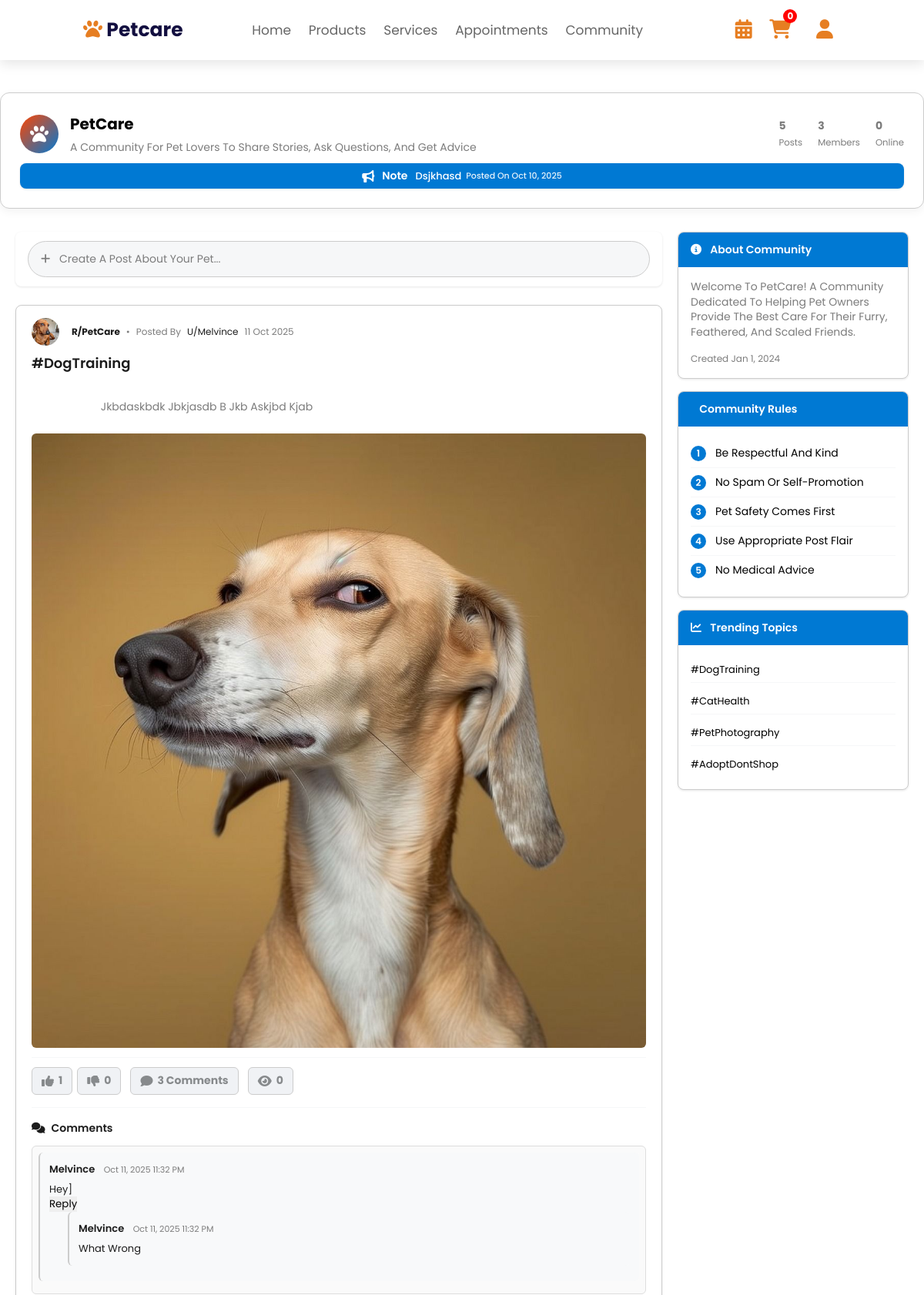
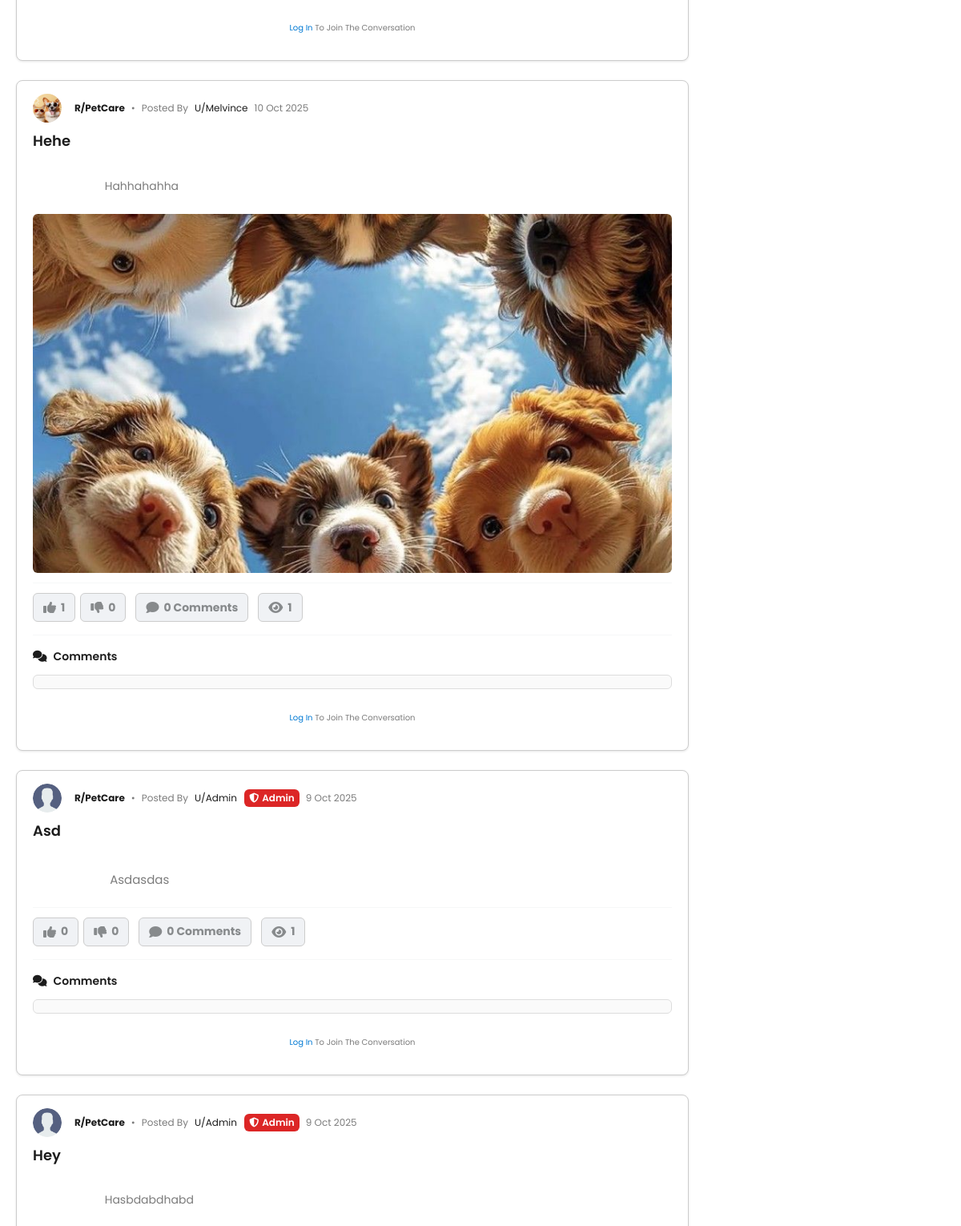
The page /community.php (upper part) on the database its author committed (2 pictures, top to bottom).
### tables this page shows
CREATE TABLE `community_posts` (
  `id` int(11) NOT NULL,
  `user_id` varchar(36) NOT NULL,
  `title` varchar(255) NOT NULL,
  `content` text NOT NULL,
  `image` varchar(255) DEFAULT NULL,
  `score` int(11) DEFAULT 0,
  `views` int(11) DEFAULT 0,
  `created_at` datetime DEFAULT current_timestamp(),
  `status` enum('active','deleted') NOT NULL DEFAULT 'active',
  `is_announcement` tinyint(1) NOT NULL DEFAULT 0,
  `is_admin_post` tinyint(1) NOT NULL DEFAULT 0,
  `poster_type` enum('user','admin') NOT NULL DEFAULT 'user'
);

CREATE TABLE `community_comments` (
  `id` int(11) NOT NULL,
  `post_id` int(11) NOT NULL,
  `user_id` varchar(36) NOT NULL,
  `comment` text NOT NULL,
  `created_at` datetime DEFAULT current_timestamp(),
  `parent_id` int(11) DEFAULT NULL
);

### components/auth.php (called while the page is built, shortened)
<?php
$user_id = '';
?>

### community.php (the view, shortened to what this page needs)
<?php
require_once 'components/auth.php';
try {
    $conn->query("SELECT is_announcement FROM community_posts LIMIT 1");
} catch (PDOException $e) {
    $conn->exec("ALTER TABLE community_posts ADD COLUMN is_announcement TINYINT(1) NOT NULL DEFAULT 0");
}
$stmt = $conn->prepare("
    SELECT title, content, created_at
    FROM community_posts
    WHERE is_announcement = 1
    ORDER BY created_at DESC
    LIMIT 1
");
$stmt->execute();
$announcement = $stmt->fetch(PDO::FETCH_ASSOC) ?: null;
$stmt = $conn->query("
    SELECT
        p.*,
        COALESCE(u.name, 'Unknown') AS name,
        CASE
            WHEN u.profile_pic IS NULL OR u.profile_pic = '' THEN 'uploads/user.png'
            ELSE u.profile_pic
        END AS profile_pic,
        CASE
            WHEN p.is_admin_post = 1 OR p.user_id = 'admin' THEN 'admin'
            ELSE 'user'
        END AS poster_type,
        (SELECT COUNT(*) FROM community_comments c WHERE c.post_id = p.id) AS comment_count,
        (SELECT COUNT(*) FROM community_votes v WHERE v.post_id = p.id AND v.upvote = 1) AS upvote_count,
        (SELECT COUNT(*) FROM community_votes v WHERE v.post_id = p.id AND v.downvote = 1) AS downvote_count
    FROM community_posts p
    LEFT JOIN users u ON p.user_id = u.id
    WHERE p.status = 'active' AND p.is_announcement = 0
    ORDER BY p.created_at DESC
");
$posts = $stmt->fetchAll(PDO::FETCH_ASSOC);
foreach ($posts as &$post) {
    $comments_stmt = $conn->prepare("
        SELECT c.*, COALESCE(u.name, 'Admin') AS name
        FROM community_comments c
        LEFT JOIN users u ON c.user_id = u.id
        WHERE c.post_id = ?
        ORDER BY c.created_at ASC
    ");
    $comments_stmt->execute([$post['id']]);
    $all_comments = $comments_stmt->fetchAll(PDO::FETCH_ASSOC);
}
$total_members_stmt = $conn->prepare("
    SELECT COUNT(*)
    FROM users
    WHERE is_verified = 1
      AND status != 'banned'
      AND role = 'user'
");
$total_members_stmt->execute();
$total_members = (int)$total_members_stmt->fetchColumn();
$online_stmt = $conn->prepare("
    SELECT id
    FROM users
    WHERE last_activity >= (NOW() - INTERVAL 5 MINUTE)
      AND is_verified = 1
      AND status != 'banned'
      AND role = 'user'
");
$online_stmt->execute();
$online_ids = $online_stmt->fetchAll(PDO::FETCH_COLUMN);
$online_count = count($online_ids);
?>
<!DOCTYPE html>
<html lang="en">
<head>
<link rel="stylesheet" href="assets/css/header.css">
<link rel="stylesheet" href="assets/css/community.css">
<link rel="stylesheet" href="https://cdnjs.cloudflare.com/ajax/libs/font-awesome/6.5.1/css/all.min.css">
</head>
<body>
<?php include 'components/user_header.php'?>
    <div class="community-header">
        <div class="community-title">
            <div class="community-icon">
                <i class="fas fa-paw"></i>
            </div>
            <div>
                <h2>PetCare</h2>
                <div style="font-size: 14px; color: var(--text-secondary); margin-top: 4px;">
                    A community for pet lovers to share stories, ask questions, and get advice
                </div>
            </div>
            <div class="community-stats">
                <div><strong><?= count($posts) ?></strong><br><small>Posts</small></div>
                <div><strong><?= $total_members ?></strong><br><small>Members</small></div>
                <div><strong><?= $online_count ?></strong><br><small>Online</small></div>
            </div>
        </div>
        <?php if ($announcement): ?>
        <div class="announcement-banner">
            <i class="fas fa-bullhorn"></i>
            <div class="announcement-text">
                <strong><?= htmlspecialchars($announcement['title']); ?></strong>
                <p><?= nl2br(htmlspecialchars($announcement['content'])); ?></p>
                <small>Posted on <?= date("M d, Y", strtotime($announcement['created_at'])); ?></small>
            </div>
        </div>
        <?php endif; ?>
    </div>
    <div class="main-container">
       <div class="content-area">
            <div class="create-post-container">
                <button class="btn-create" onclick="openModal()">
                    <i class="fas fa-plus" style="margin-right: 8px;"></i>
                    Create a post about your pet...
                </button>
            </div>
            <?php foreach($posts as $index => $post): ?>
            <div class="post-card" data-post-id="<?= $post['id'] ?>">
                <div class="post-content">
                    <div class="post-header">
                       <div class="post-author-pic-wrapper" style="position: relative; display: inline-block;">
                            <?php
                                $profileImage = !empty($post['profile_pic']) && file_exists($post['profile_pic'])
                                    ? $post['profile_pic']
                                    : 'uploads/user.png';
                            ?>
                            <img src="<?= htmlspecialchars($profileImage) ?>"
                                alt="Profile Picture"
                                class="post-author-pic"
                                style="cursor:pointer;"
                                data-user-id="<?= $post['user_id'] ?>">
                        </div>
                        <span class="post-community">r/PetCare</span>
                        <span>•</span>
                        <span>Posted by</span>
                        <span class="post-author" style="cursor:pointer;" data-user-id="<?= $post['user_id'] ?>">
                            <?php if ($post['poster_type'] === 'admin'): ?>
                                u/Admin
                                <span class="admin-badge"><i class="fas fa-shield-alt"></i> Admin</span>
                            <?php else: ?>
                                u/<?= htmlspecialchars($post['name'] ?: 'Unknown') ?>
                            <?php endif; ?>
                        </span>
                        <span><?= date("j M Y", strtotime($post['created_at'])) ?></span>
                    </div>
                    <div class="post-title" onclick='openPostModal(<?= htmlspecialchars(json_encode([
                        "title" => $post['title'],
                        "name" => $post['name'],
                        "created_at" => date("M d, Y h:i A", strtotime($post['created_at'])),
                        "content" => $post['content'],
                        "image" => $post['image'],
                        "score" => $post['score'],
                        "comment_count" => $post['comment_count'],
                        "views" => $post['views']
                    ]), ENT_QUOTES) ?>)'>
                        <?= htmlspecialchars($post['title']) ?>
                    </div>
                    <div class="post-snippet">
                        <?php
                        $snippet = htmlspecialchars($post['content']);
                        echo strlen($snippet) > 200 ? substr($snippet, 0, 200) . "..." : $snippet;
                        ?>
                    </div>
                    <?php if (!empty($post['image']) && file_exists($post['image'])): ?>
                    <img src="<?= htmlspecialchars($post['image']) ?>"
                        class="post-image"
                        onclick='openPostModal(<?= htmlspecialchars(json_encode([
                            "title" => $post['title'],
                            "name" => $post['name'],
                            "created_at" => date("M d, Y h:i A", strtotime($post['created_at'])),
                            "content" => $post['content'],
                            "image" => $post['image'],
                            "score" => $post['score'],
                            "comment_count" => $post['comment_count'],
                            "views" => $post['views']
                        ]), ENT_QUOTES) ?>)'>
                    <?php endif; ?>
                    <div class="post-actions">
                        <div class="vote-buttons">
                            <button class="vote-btn upvote-btn <?= $user_vote === 'upvote' ? 'voted' : '' ?>"
                                    data-id="<?= $post['id'] ?>" data-vote-type="upvote">
                                <i class="fas fa-thumbs-up"></i>
                                <span class="upvote-count"><?= (int)$post['upvote_count'] ?></span>
                            </button>
                            <button class="vote-btn downvote-btn <?= $user_vote === 'downvote' ? 'voted' : '' ?>"
                                    data-id="<?= $post['id'] ?>" data-vote-type="downvote">
                                <i class="fas fa-thumbs-down"></i>
                                <span class="downvote-count"><?= (int)$post['downvote_count'] ?></span>
                            </button>
                        </div>
                        <button class="action-btn comment-btn" data-post-id="<?= $post['id'] ?>">
                            <i class="fas fa-comment"></i>
                            <?= (int)$post['comment_count'] ?> Comments
                        </button>
                        <button class="action-btn view-btn" data-post-id="<?= $post['id'] ?>">
                            <i class="fas fa-eye"></i> <span class="view-count"><?= (int)$post['views'] ?></span>
                        </button>
                    </div>
                    <div class="comments-section" id="comments-<?= $post['id'] ?>">
                        <h4><i class="fas fa-comments" style="margin-right: 8px;"></i>Comments</h4>
                        <div class="comments-list scrollable-comments">
                            <?php foreach($post['comments'] as $comment): ?>
                                <div class="comment" id="comment-<?= $comment['id'] ?>">
                                    <strong><?= htmlspecialchars($comment['name']) ?></strong>
                                    <small><?= date("M d, Y h:i A", strtotime($comment['created_at'])) ?></small>
                                    <p><?= nl2br(htmlspecialchars($comment['comment'])) ?></p>
                                    <div class="comment-actions">
                                        <button class="reply-btn" data-id="<?= $comment['id'] ?>" data-post="<?= $post['id'] ?>">Reply</button>
                                    </div>
                                    <?php if(!empty($comment['replies'])): ?>
                                        <div class="replies" style="margin-left: 24px;">
                                            <?php foreach($comment['replies'] as $reply): ?>
                                                <div class="comment reply" id="comment-<?= $reply['id'] ?>">
                                                    <strong><?= htmlspecialchars($reply['name']) ?></strong>
                                                    <small><?= date("M d, Y h:i A", strtotime($reply['created_at'])) ?></small>
                                                    <p><?= nl2br(htmlspecialchars($reply['comment'])) ?></p>
                                                </div>
                                            <?php endforeach; ?>
                                        </div>
                                    <?php endif; ?>
                                </div>
                            <?php endforeach; ?>
                        </div>
                        <?php if($user_id): ?>
                            <div class="replying-to" id="replying-to-<?= $post['id'] ?>" style="display:none; margin-bottom:8px; font-size:14px; color:var(--text-secondary);">
                                Replying to: <span class="reply-name"></span>
                                <button type="button" class="cancel-reply-btn" style="margin-left:8px;">Cancel</button>
                            </div>
                            <textarea class="new-comment" data-post="<?= $post['id'] ?>" rows="2" placeholder="What are your thoughts?"></textarea>
                            <button class="add-comment-btn" data-post="<?= $post['id'] ?>">Comment</button>
                        <?php else: ?>
                            <p style="text-align:center;padding:16px;color:var(--text-secondary);">
                                <a href="signin.php" style="color:var(--reddit-blue);">Log in</a> to join the conversation
                            </p>
                        <?php endif; ?>
                    </div>
                </div>
            </div>
            <?php endforeach; ?>
        </div>
        <div class="sidebar">
            <div class="sidebar-card">
                <div class="sidebar-header">
                    <i class="fas fa-info-circle" style="margin-right: 8px;"></i>
                    About Community
                </div>
                <div class="sidebar-content">
                    <p style="font-size: 14px; line-height: 1.4; color: var(--text-secondary); margin-bottom: 16px;">
                        Welcome to PetCare! A community dedicated to helping pet owners provide the best care for their furry, feathered, and scaled friends.
                    </p>
                    <div style="display: flex; justify-content: space-between; font-size: 12px; color: var(--text-secondary);">
                        <span>Created Jan 1, 2024</span>
                    </div>
                </div>
            </div>
            <div class="sidebar-card">
                <div class="sidebar-header">
                    Community Rules
                </div>
                <div class="sidebar-content">
                    <ol class="community-rules">
                        <li>Be respectful and kind</li>
                        <li>No spam or self-promotion</li>
                        <li>Pet safety comes first</li>
                        <li>Use appropriate post flair</li>
                        <li>No medical advice</li>
                    </ol>
                </div>
            </div>
                <div class="sidebar-card">
                    <div class="sidebar-header">
                        <i class="fas fa-chart-line" style="margin-right: 8px;"></i>
                        Trending Topics
                    </div>
                    <div class="sidebar-content">
                        <div class="trending-tags" style="display: flex; flex-direction: column; gap: 8px; font-size: 13px;">
                            <div class="trending-tag" data-tag="DogTraining" style="padding: 6px 0; border-bottom: 1px solid var(--reddit-light-gray); cursor: pointer;">
                                #DogTraining
                            </div>
                            <div class="trending-tag" data-tag="CatHealth" style="padding: 6px 0; border-bottom: 1px solid var(--reddit-light-gray); cursor: pointer;">
                                #CatHealth
                            </div>
                            <div class="trending-tag" data-tag="PetPhotography" style="padding: 6px 0; border-bottom: 1px solid var(--reddit-light-gray); cursor: pointer;">
                                #PetPhotography
                            </div>
                            <div class="trending-tag" data-tag="AdoptDontShop" style="padding: 6px 0; cursor: pointer;">
                                #AdoptDontShop
                            </div>
                        </div>
                    </div>
                </div>
            </div>
        </div>
</body>
</html>

### rows shown on the page
community_posts: title "Note", content "Dsjkhasd", created_at "Oct 10, 2025"
community_posts: shows a picture, name "Melvince", created_at "11 Oct 2025", title "#DogTraining", content "Jkbdaskbdk Jbkjasdb B Jkb Askjbd Kjab", image (picture), upvote_count "1", downvote_count "0", comment_count "3", views "0", shows "Log In"
community_comments: name "Melvince", created_at "Oct 11, 2025 11:32 PM", comment "Hey]"
community_comments: name "Melvince", created_at "Oct 11, 2025 11:32 PM", comment "What Wrong"
community_posts: shows a picture, name "Melvince", created_at "10 Oct 2025", title "Hehe", content "Hahhahahha", image (picture), upvote_count "1", downvote_count "0", comment_count "0", views "1", shows "Log In"
community_posts: shows "U/Admin", created_at "9 Oct 2025", title "Asd", content "Asdasdas", upvote_count "0", downvote_count "0", comment_count "0", views "1", shows "Log In"
community_posts: shows "U/Admin", created_at "9 Oct 2025", title "Hey", content "Hasbdabdhabd"

### other values the page prints
$cart_count "0"
count($posts) "5"
$total_members "3"
$online_count "0"
